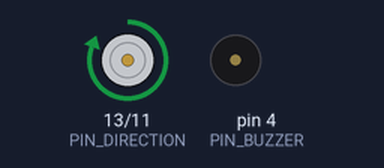
Recording of a sketch running on a simulated Arduino Uno, built with avr-gcc and run on an emulated ATmega328P. Shown: direction and speed pins drawn as motors (green arrow = direction pin HIGH = forward, orange = LOW = backward, longer = more drive), buzzer (waves = sounding). What the sketch prints to the serial monitor is not drawn.

Above: at 2.3 s.
At 12.4 s:
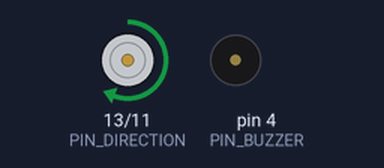
At 26.4 s:
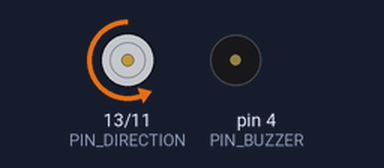
At 35.2 s:
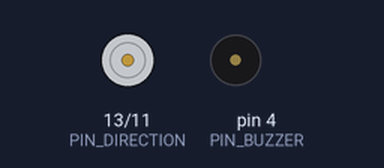
Timing chart, 0 to 36.7 s (numbered marks = the images above):
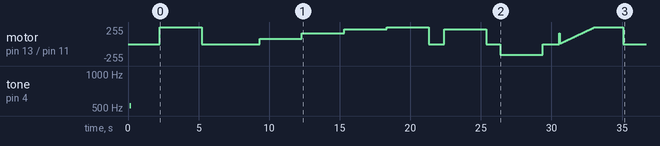

The sketch:

04_dc_motor_control_test.ino
```cpp
/**
 * DC 모터 제어 테스트 프로그램
 *
 * 기능: L298N 드라이버로 DC 모터 제어
 * - 디지털 제어 (ON/OFF)
 * - PWM 속도 제어 (0~255)
 * - 방향 전환 (전진/후진)
 */

/* ===== 핀 번호 설정 ===== */
#define PIN_DIRECTION       13    // 방향 제어 핀
#define PIN_SPEED           11    // 속도 제어 핀 (PWM)
#define PIN_BUZZER          4     // 부저 핀

/* ===== 속도 설정 ===== */
#define SPEED_STOP          0     // 정지
#define SPEED_SLOW          80    // 저속
#define SPEED_MEDIUM        160   // 중속
#define SPEED_FAST          220   // 고속
#define SPEED_MAX           255   // 최대

/* ===== 타이밍 ===== */
#define TEST_TIME           3000  // 테스트 시간(ms)
#define PAUSE_TIME          1000  // 대기 시간(ms)

/**
 * 초기화
 */
void setup() {
  Serial.begin(9600);

  pinMode(PIN_DIRECTION, OUTPUT);
  pinMode(PIN_SPEED, OUTPUT);
  pinMode(PIN_BUZZER, OUTPUT);

  // 초기 상태: 정지
  digitalWrite(PIN_DIRECTION, HIGH);  // 전진 방향
  analogWrite(PIN_SPEED, SPEED_STOP);

  Serial.println("========================================");
  Serial.println("  DC 모터 제어 테스트 시작");
  Serial.println("========================================");
  Serial.println("모터 드라이버: L298N");
  Serial.println("========================================\n");

  tone(PIN_BUZZER, 523, 100);
  delay(2000);
}

/**
 * 메인 루프
 */
void loop() {
  // 테스트 1: 디지털 제어 (ON/OFF)
  Serial.println("========================================");
  Serial.println("[테스트 1] 디지털 제어 (ON/OFF)");
  Serial.println("========================================");

  Serial.println("방향: 전진");
  digitalWrite(PIN_DIRECTION, HIGH);

  Serial.println("상태: ON (최대 속도)");
  digitalWrite(PIN_SPEED, HIGH);
  delay(TEST_TIME);

  Serial.println("상태: OFF (정지)");
  digitalWrite(PIN_SPEED, LOW);
  delay(TEST_TIME);
  Serial.println();

  delay(PAUSE_TIME);

  // 테스트 2: PWM 속도 제어
  Serial.println("========================================");
  Serial.println("[테스트 2] PWM 속도 제어");
  Serial.println("========================================");

  digitalWrite(PIN_DIRECTION, HIGH);  // 전진

  Serial.print("속도: 저속 (");
  Serial.print(SPEED_SLOW);
  Serial.println("/255)");
  analogWrite(PIN_SPEED, SPEED_SLOW);
  delay(TEST_TIME);

  Serial.print("속도: 중속 (");
  Serial.print(SPEED_MEDIUM);
  Serial.println("/255)");
  analogWrite(PIN_SPEED, SPEED_MEDIUM);
  delay(TEST_TIME);

  Serial.print("속도: 고속 (");
  Serial.print(SPEED_FAST);
  Serial.println("/255)");
  analogWrite(PIN_SPEED, SPEED_FAST);
  delay(TEST_TIME);

  Serial.print("속도: 최대 (");
  Serial.print(SPEED_MAX);
  Serial.println("/255)");
  analogWrite(PIN_SPEED, SPEED_MAX);
  delay(TEST_TIME);

  Serial.println("정지");
  analogWrite(PIN_SPEED, SPEED_STOP);
  delay(PAUSE_TIME);
  Serial.println();

  // 테스트 3: 방향 전환
  Serial.println("========================================");
  Serial.println("[테스트 3] 방향 전환");
  Serial.println("========================================");

  Serial.println("방향: 전진");
  digitalWrite(PIN_DIRECTION, HIGH);
  analogWrite(PIN_SPEED, SPEED_MEDIUM);
  delay(TEST_TIME);

  Serial.println("정지 (방향 전환 전)");
  analogWrite(PIN_SPEED, SPEED_STOP);
  delay(1000);

  Serial.println("방향: 후진");
  digitalWrite(PIN_DIRECTION, LOW);
  analogWrite(PIN_SPEED, SPEED_MEDIUM);
  delay(TEST_TIME);

  Serial.println("정지");
  analogWrite(PIN_SPEED, SPEED_STOP);
  delay(PAUSE_TIME);
  Serial.println();

  // 테스트 4: 부드러운 가속
  Serial.println("========================================");
  Serial.println("[테스트 4] 부드러운 가속");
  Serial.println("========================================");

  digitalWrite(PIN_DIRECTION, HIGH);
  Serial.println("0에서 최대 속도까지 가속...");

  for (int speed = 0; speed <= 255; speed += 5) {
    analogWrite(PIN_SPEED, speed);
    if (speed % 50 == 0) {
      Serial.print("속도: ");
      Serial.println(speed);
    }
    delay(50);
  }

  Serial.println("최대 속도 도달!");
  delay(2000);

  Serial.println("정지");
  analogWrite(PIN_SPEED, SPEED_STOP);
  Serial.println();

  Serial.println("모든 테스트 완료. 5초 후 재시작...\n");
  delay(5000);
}
```

Measured:
- by itself, motor on pin 13 (PIN_DIRECTION) / pin 11 (PIN_SPEED): stopped → forward 255/255 at 2.2 s, → stopped 3.0 s later, → forward 80/255 4.1 s later, → forward 160/255 3.0 s later, … (63 changes in this stretch)
